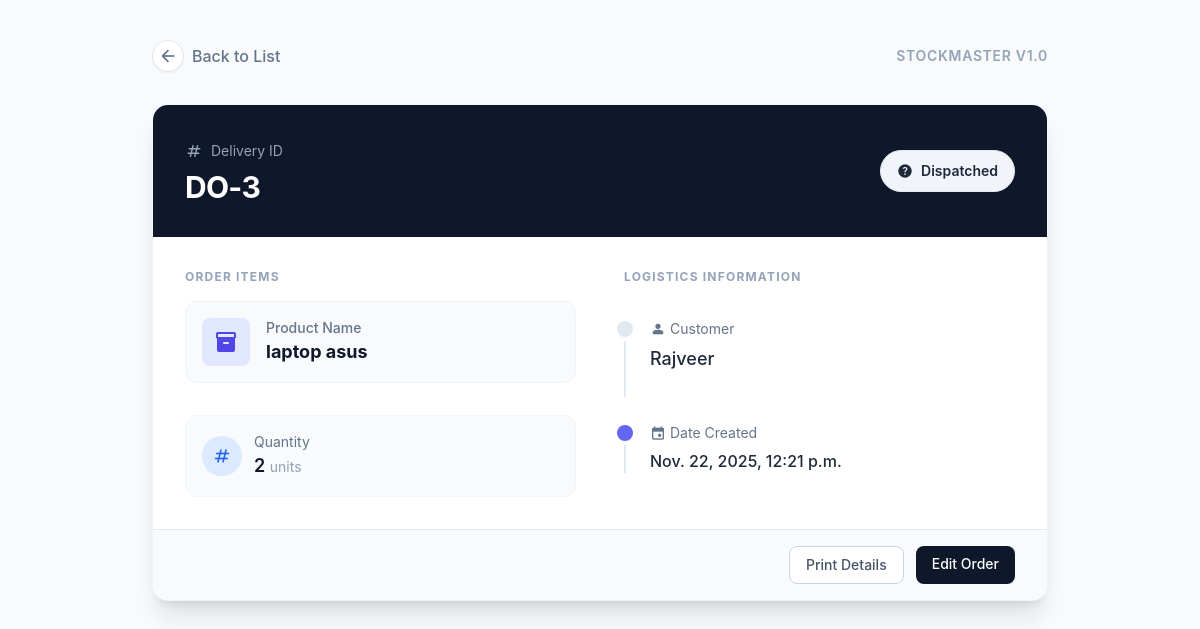
Screenshot of /delivery/3/ with the database file from the repository.
### delivery_app/models.py (models this page shows, shortened)
class Delivery(models.Model):
    STATUS_CHOICES = [
        ("Waiting", "Waiting"),
        ("Dispatched", "Dispatched"),
        ("Delivered", "Delivered"),
        ("Cancelled", "Cancelled"),
    ]
    customer_name = models.CharField(max_length=200)
    product = models.ForeignKey(Product, on_delete=models.CASCADE)
    quantity = models.PositiveIntegerField()
    status = models.CharField(max_length=50, choices=STATUS_CHOICES, default="Waiting")
    note = models.TextField(blank=True, null=True)
    created_at = models.DateTimeField(auto_now_add=True)

### products/models.py (models this page shows, shortened)
class Product(models.Model):
    name = models.CharField(max_length=200)
    sku = models.CharField(max_length=100)
    category = models.CharField(max_length=100)
    unit = models.CharField(max_length=50)
    stock = models.IntegerField()
    description = models.TextField(blank=True, null=True)
    reorder_level = models.IntegerField(default=0)

### delivery_app/views.py (the view)
# urls.py: path("<int:id>/", views.delivery_detail, name="delivery_detail"),
def delivery_detail(request, id):
    delivery = get_object_or_404(Delivery, id=id)
    return render(request, "delivery/delivery_detail.html", {"delivery": delivery})

### templates/delivery/delivery_detail.html (shortened to what this page needs)
<!DOCTYPE html>
<html lang="en">
<head>
    <script src="https://cdn.tailwindcss.com"></script>
</head>
<body class="bg-slate-50 min-h-screen py-10 px-4 sm:px-6 lg:px-8">
    <div class="max-w-4xl mx-auto">
        <div class="flex items-center justify-between mb-8">
                <a href="{% url 'delivery:delivery_list' %}"
               class="group flex items-center text-slate-500 hover:text-slate-800 transition-colors duration-200">
                <div class="w-8 h-8 flex items-center justify-center rounded-full bg-white border border-slate-200 shadow-sm group-hover:border-slate-300 mr-2">
                    <span class="icon">arrow_back</span>
                </div>
                <span class="font-medium">Back to List</span>
            </a>
            <span class="text-sm font-semibold text-slate-400 uppercase tracking-wider">StockMaster v1.0</span>
        </div>
        <div class="bg-white rounded-2xl shadow-xl border border-slate-100 overflow-hidden">
            <div class="bg-slate-900 p-8 text-white flex flex-col md:flex-row justify-between md:items-center gap-4">
                <div>
                    <div class="flex items-center gap-2 text-slate-400 text-sm mb-1">
                        <span class="icon text-lg">tag</span>
                        <span>Delivery ID</span>
                    </div>
                    <h1 class="text-3xl font-bold tracking-tight">DO-{{ delivery.id }}</h1>
                </div>
                <div>
                    <div class="inline-flex items-center gap-2 px-4 py-2 rounded-full text-sm font-semibold shadow-sm border
                        {% if delivery.status == 'Pending' %}
                            bg-amber-100 text-amber-800 border-amber-200
                        {% elif delivery.status == 'Done' %}
                            bg-emerald-100 text-emerald-800 border-emerald-200
                        {% else %}
                            bg-slate-100 text-slate-800 border-slate-200
                        {% endif %}">
                        <span class="icon text-base">
                        </span>
                        {{ delivery.status }}
                    </div>
                </div>
            </div>
            <div class="p-8">
                <div class="grid grid-cols-1 md:grid-cols-2 gap-8 md:gap-12">
                    <div class="space-y-8">
                        <div>
                            <h3 class="text-xs font-bold text-slate-400 uppercase tracking-widest mb-4">Order Items</h3>
                            <div class="flex items-start gap-4 p-4 bg-slate-50 rounded-xl border border-slate-100 hover:border-indigo-100 transition-colors">
                                <div class="w-12 h-12 rounded-lg bg-indigo-100 text-indigo-600 flex items-center justify-center shrink-0">
                                    <span class="icon !text-2xl">inventory_2</span>
                                </div>
                                <div>
                                    <p class="text-sm text-slate-500 font-medium">Product Name</p>
                                    <p class="text-lg font-bold text-slate-900">{{ delivery.product.name }}</p>
                                </div>
                            </div>
                        </div>
                        <div>
                            <div class="flex items-center justify-between p-4 bg-slate-50 rounded-xl border border-slate-100">
                                <div class="flex items-center gap-3">
                                    <div class="w-10 h-10 rounded-full bg-blue-100 text-blue-600 flex items-center justify-center">
                                        <span class="icon">numbers</span>
                                    </div>
                                    <div>
                                        <p class="text-sm text-slate-500">Quantity</p>
                                        <p class="text-lg font-semibold text-slate-900">{{ delivery.quantity }} <span class="text-sm text-slate-400 font-normal">units</span></p>
                                    </div>
                                </div>
                            </div>
                        </div>
                    </div>
                    <div class="space-y-8">
                        <h3 class="text-xs font-bold text-slate-400 uppercase tracking-widest mb-4">Logistics Information</h3>
                        <ul class="space-y-6">
                            <li class="relative flex gap-4 pb-6 border-l-2 border-slate-200 last:border-0 last:pb-0 pl-6">
                                <span class="absolute -left-[9px] top-1 w-4 h-4 rounded-full bg-slate-200 ring-4 ring-white"></span>
                                <div>
                                    <p class="text-sm text-slate-500 mb-1 flex items-center gap-1">
                                        <span class="icon text-base">person</span> Customer
                                    </p>
                                    <p class="text-lg font-medium text-slate-800">{{ delivery.customer_name }}</p>
                                </div>
                            </li>
                            <li class="relative flex gap-4 border-l-2 border-slate-200 pl-6">
                                <span class="absolute -left-[9px] top-1 w-4 h-4 rounded-full bg-indigo-500 ring-4 ring-white"></span>
                                <div>
                                    <p class="text-sm text-slate-500 mb-1 flex items-center gap-1">
                                        <span class="icon text-base">event</span> Date Created
                                    </p>
                                    <p class="text-base font-medium text-slate-800">{{ delivery.created_at }}</p>
                                </div>
                            </li>
                        </ul>
                    </div>
                </div>
            </div>
            <div class="bg-slate-50 px-8 py-4 border-t border-slate-200 flex justify-end gap-3">
                <button class="px-4 py-2 text-sm font-medium text-slate-600 bg-white border border-slate-300 rounded-lg hover:bg-slate-50 transition-colors">
                    Print Details
                </button>
                <a href="#" class="px-4 py-2 text-sm font-medium text-white bg-slate-900 rounded-lg hover:bg-slate-800 transition-colors">
                    Edit Order
                </a>
            </div>
        </div>
    </div>
</body>
</html>

### templates/delivery/delivery_detail.html (style rules this page uses)
body { font-family: 'Inter', sans-serif; }
.icon { font-family: "Material Symbols Rounded"; font-variation-settings: 'FILL' 1, 'wght' 400, 'GRAD' 0, 'opsz' 24; font-size: 20px; }

### rows the page displays
Delivery: id "3", status "Dispatched", product.name "laptop asus", quantity "2", customer_name "Rajveer", created_at "Nov. 22, 2025, 12:21 p.m."
